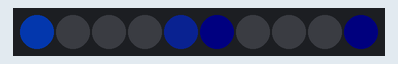
Bench run of a sketch on a simulated Arduino Uno, built with avr-gcc and run on an emulated ATmega328P. On the bench: 10 RGB LEDs in strip order, left to right. Dim RGB values are drawn brighter than linear; random numbers use the default seed unless the sketch sets one.

Above: at 0.15 s.
At 4.99 s:
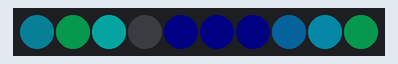
At 9.83 s:
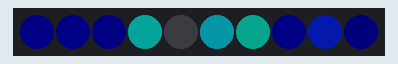
At 19.81 s:
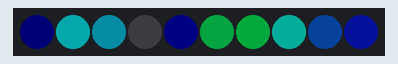
At 29.78 s:
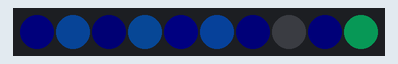
At 39.76 s:
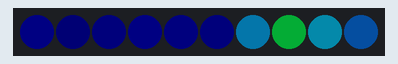

The sketch:

randomPixelSprinkle_V1.ino
```cpp
//simple sketch that uses random() to choose, draw and blackout groups of pixels
//Written for Circuit Playground by David Crittenden 2/21

#include <Adafruit_NeoPixel.h>
#define LED_PIN 17 //onboard NeoPixels are on pin 17
#define LED_COUNT 10 //10 onboard NeoPixels

Adafruit_NeoPixel strip(LED_COUNT, LED_PIN, NEO_GRB + NEO_KHZ800);

//change the values of these variables for different effects
int howManyBright = 4;//how many pixels to light up at one time
int howManyDark = 3;//how many pixels to turn dark at one time
int wait = 300;// how long to wait between cycles

//lowest possible color values
uint8_t red0 = 10;
uint8_t green0 = 20;
uint8_t blue0 = 60;

//highest possible color values
uint8_t red1 = 0;
uint8_t green1 = 255;
uint8_t blue1 = 255;

//color values for the dark pixel
uint8_t redDark = 0;
uint8_t greenDark = 0;
uint8_t blueDark = 50;

void setup()
{
  strip.begin();
  strip.setBrightness(50);
  strip.show();
  randomSeed(analogRead(0));//initalize the randomizer with the input from an unconnected analog pin
}

void loop()
{
  for (int i = 0; i < howManyBright; i++)
  {
    //chooses a random pixel and sets it a random color within the limits defined in the header
    strip.setPixelColor(random(strip.numPixels()), random(red0, red1), random(green0, green1), random(blue0, blue1));
  }
  for (int i = 0; i < howManyDark; i++)
  {
    //chooses a random pixel and sets it to the dark color defined in the header
    strip.setPixelColor(random(strip.numPixels()), redDark, greenDark, random(blueDark));
  }
  strip.show();
  delay(wait);
}
```
